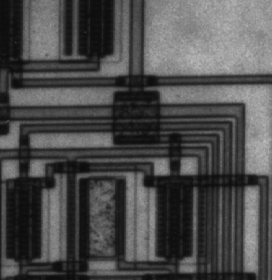
%> input picture Digital_Image_Processing/matlab_ref/images/circuit.tif, 272 x 280 px
$ octave exp_1_5.m   (GNU Octave 9; MATLAB toolbox functions it lacks are replaced by stand-ins)
%> lines starting %> are read from the running program, lines starting %| are printed output that depends on the picture
cd d:/
cd DIP
cd exp_1
circuit_0 = imread('d:/DIP/images/circuit.tif');
%> circuit_0 is the input picture: size 280x272 uint8; min 12, max 191, mean 76.3
circuit_0 = im2double(circuit_0);
%> circuit_0: size 280x272 double
[M,N] = size(circuit_0);
%> M = 280; N = 272


subplot(1,3,1);
imshow(circuit_0);
title('source image');

r = 0:0.0001:1;
s = 1-r;
subplot(1,3,2);
plot(r,s);
xlabel('r');
ylabel('s');
title('s-r');

circuit_1 = 1 - circuit_0;
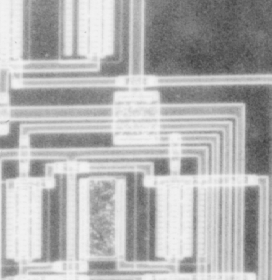
%> circuit_1: size 280x272 double; min 0.251, max 0.953, mean 0.701
subplot(1,3,3);
imshow(circuit_1);
title('transformed image');
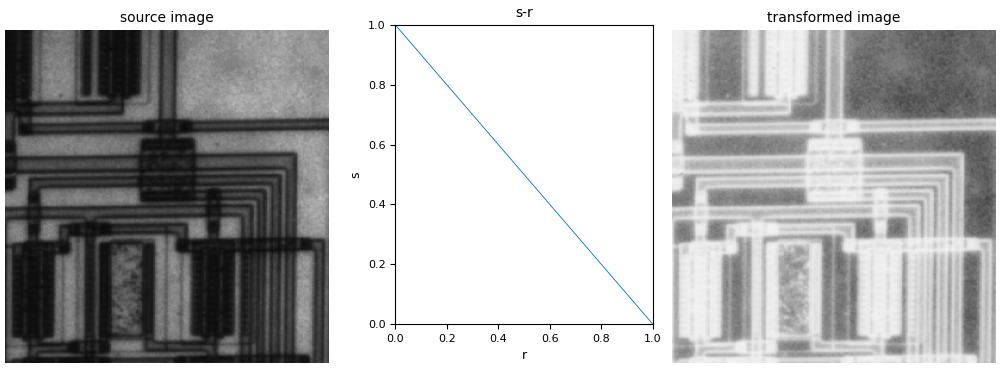
%> figure redrawn from the program's plot data, 3 panels
imwrite(circuit_1,'circuit_1.jpg');

$ run again, with Digital_Image_Processing/matlab_ref/images/kids.tif copied over Digital_Image_Processing/matlab_ref/images/circuit.tif
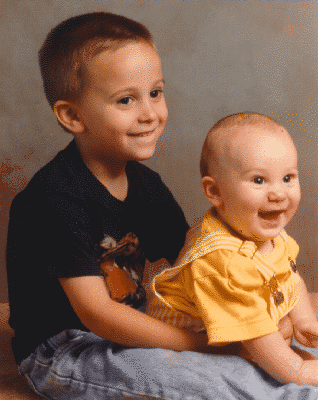
%> input picture Digital_Image_Processing/matlab_ref/images/kids.tif, 318 x 400 px
%> `circuit_1 = 1 - circuit_0;`:
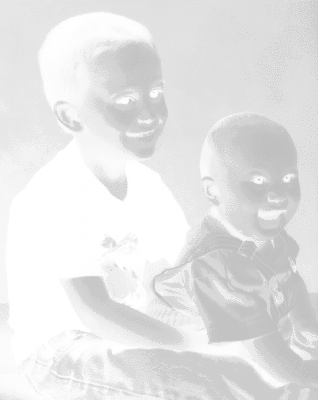
%> circuit_1: size 400x318 double; min 0.753, max 1, mean 0.898
%> `title('transformed image');`:
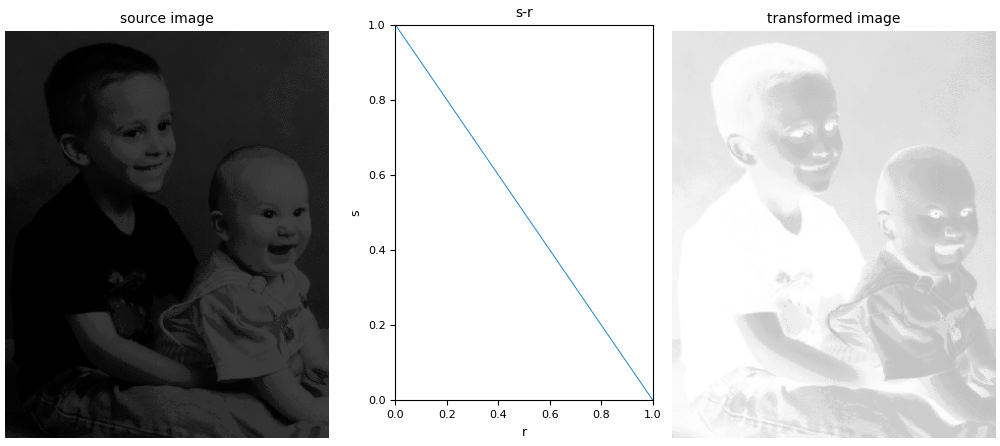
%> figure redrawn from the program's plot data, 3 panels
